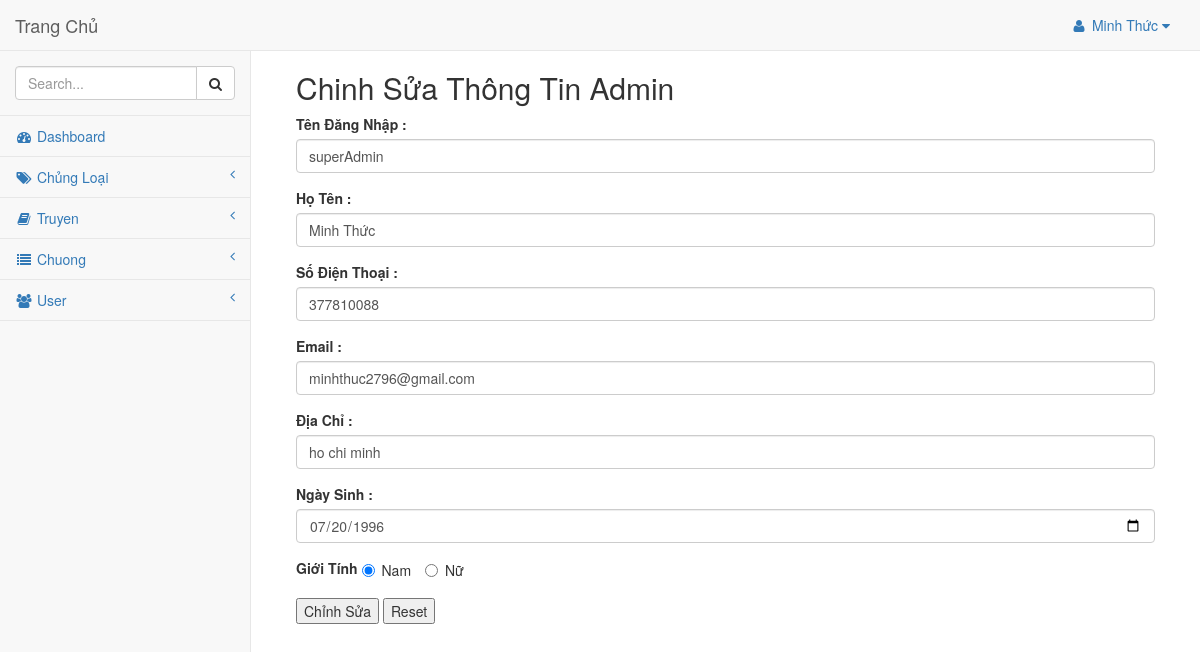
Page /admin/index.php?key=suaprofile&idprofile=1 (signed in) on the committed database.
### tables this page shows
CREATE TABLE `nncms_admin` (
  `idAdmin` int(255) NOT NULL,
  `TenDangNhap` varchar(255) NOT NULL,
  `MatKhau` varchar(255) NOT NULL,
  `HoTen` varchar(255) NOT NULL,
  `DienThoai` varchar(15) NOT NULL,
  `Email` varchar(255) NOT NULL,
  `DiaChi` varchar(255) NOT NULL,
  `NgaySinh` date NOT NULL,
  `GioiTinh` tinyint(4) NOT NULL,
  `NgayDangKy` date NOT NULL,
  `idRole` int(10) NOT NULL DEFAULT 3,
  `DiemThuong` int(255) NOT NULL DEFAULT 0
);

### admin/noidung/user/editadmin.php (the view, shortened to what this page needs)
<?php
if(isset($_GET['idprofile'])){
$kq=mysqli_query($con, "select * from nncms_admin where idAdmin={$_GET['idprofile']} ");
$d=mysqli_fetch_array($kq);
?>
<div class="bg-white p-4">
    <h2>Chinh Sửa Thông Tin Admin</h2>
    <form method="post" action="process.php" id="form1" name="form1">
        <div class="form-group">
            <label>Tên Đăng Nhập :</label>
            <input type="text" class="form-control" id="tendangnhap" name="tendangnhap" required
                   value="<?php echo $d['TenDangNhap'] ;?>">
        </div>
        <div class="form-group">
            <label>Họ Tên :</label>
            <input type="text" class="form-control" id="ten" name="ten" required
                   value="<?php echo $d['HoTen'] ;?>">
        </div>
        <div class="form-group">
            <label>Số Điện Thoại :</label>
            <input type="number" class="form-control" id="sdt" name="sdt" required
                   value="<?php echo $d['DienThoai'] ;?>">
        </div>
        <div class="form-group">
            <label>Email :</label>
            <input type="email" class="form-control" id="email" name="email" required
                   value="<?php echo $d['Email'] ;?>">
        </div>
        <div class="form-group">
            <label>Địa Chỉ :</label>
            <input type="text" class="form-control" id="diachi" name="diachi" required
                   value="<?php echo $d['DiaChi'] ;?>">
        </div>
        <div class="form-group">
            <label>Ngày Sinh :</label>
            <input type="date" class="form-control" id="ngaysinh" name="ngaysinh" required
                   value="<?php echo $d['NgaySinh'] ;?>">
        </div>
        <div class="form-group">
            <label>Giới Tính</label>
            <label class="radio-inline">
                <input name="gioitinh" value="0" <?php if( $d['GioiTinh'] == 0) echo 'checked=""';?> type="radio">Nam
            </label>
            <label class="radio-inline">
                <input name="gioitinh" <?php if( $d['GioiTinh'] == 1) echo 'checked=""';?> value="1" type="radio">Nữ
            </label>
        </div>
        <input type="submit" name="chinhsuaadminprofile" value="Chỉnh Sửa">
        <input type="reset" name="huy" value="Reset">
    </form>
</div>
<?php } ?>

### admin/index.php (shortened to what this page needs)
<!DOCTYPE html>
<html lang="en">
<head>
    <link href="bower_components/bootstrap/dist/css/bootstrap.min.css" rel="stylesheet">
    <link href="bower_components/metisMenu/dist/metisMenu.min.css" rel="stylesheet">
    <link href="dist/css/sb-admin-2.css" rel="stylesheet">
    <link href="bower_components/font-awesome/css/font-awesome.min.css" rel="stylesheet" type="text/css">
    <link href="bower_components/datatables-plugins/integration/bootstrap/3/dataTables.bootstrap.css" rel="stylesheet">
    <link href="bower_components/datatables-responsive/css/dataTables.responsive.css" rel="stylesheet">
</head>
<body>
<?php include("../connect.php"); ?>
    <div id="wrapper">
        <nav class="navbar navbar-default navbar-static-top" role="navigation" style="margin-bottom: 0">
            <div class="navbar-header">
                <a class="navbar-brand" href="index.php">Trang Chủ</a>
            </div>
            <ul class="nav navbar-top-links navbar-right">
                <li class="dropdown">
                    <a class="dropdown-toggle" data-toggle="dropdown" href="#">
                        <i class="fa fa-user fa-fw"></i>
                        <?php
                        if(isset($_SESSION['username'])) {
                            $kqName = mysqli_query($con, "select idAdmin, HoTen from nncms_admin where idAdmin={$_SESSION['username']}");
                            $showName = mysqli_fetch_array($kqName);
                            echo $showName['HoTen'];
                        }
                        ?>
                        <i class="fa fa-caret-down"></i>
                    </a>
                </li>
            </ul>
            <div class="navbar-default sidebar" role="navigation">
                <div class="sidebar-nav navbar-collapse">
                    <ul class="nav" id="side-menu">
                        <li class="sidebar-search">
                            <div class="input-group custom-search-form">
                                <input type="text" class="form-control" placeholder="Search...">
                                <span class="input-group-btn">
                                    <button class="btn btn-default" type="button">
                                        <i class="fa fa-search"></i>
                                    </button>
                                </span>
                            </div>
                        </li>
                        <li>
                            <a href="index.php"><i class="fa fa-dashboard fa-fw"></i> Dashboard</a>
                        </li>
                        <li>
                            <a href="#"><i class="fa fa-tags fa-fw"></i> Chủng Loại<span class="fa arrow"></span></a>
                        </li>
                        <li>
                            <a href="#"><i class="fa fa-book fa-fw"></i> Truyen<span class="fa arrow"></span></a>
                        </li>
                        <li>
                            <a href="#"><i class="fa fa-list fa-fw"></i> Chuong<span class="fa arrow"></span></a>
                        </li>
                        <?php
                        if(isset($_SESSION['username'])){
                        $kq=mysqli_query($con, "select idAdmin, idRole from nncms_admin where idAdmin={$_SESSION['username']}");
                        $checkAdmin=mysqli_fetch_array($kq);
                        if($checkAdmin['idRole'] < 2){
                        ?>
                        <li>
                            <a href="#"><i class="fa fa-users fa-fw"></i> User<span class="fa arrow"></span></a>
                        </li>
                        <?php } }?>
                    </ul>
                </div>
            </div>
        </nav>
        <div id="page-wrapper">
            <div class="container-fluid">
            <?php
			if(!isset($_GET["key"]))
					{
						include('noidung/trangchu.php') ;
					}
					else
						{
						switch($_GET["key"])
						    {
                                case "suaprofile":
                                include("noidung/user/editadmin.php");
                                break;
							}
						}
				?>
            </div>
        </div>
    </div>
</body>
</html>

### rows in the picture
nncms_admin: HoTen "Minh Thức", tendangnhap "superAdmin", ten "Minh Thức", sdt "377810088", email "minhthuc2796@gmail.com", diachi "ho chi minh", ngaysinh "07/20/1996", GioiTinh "☑ Nam", GioiTinh "☐ Nữ"
